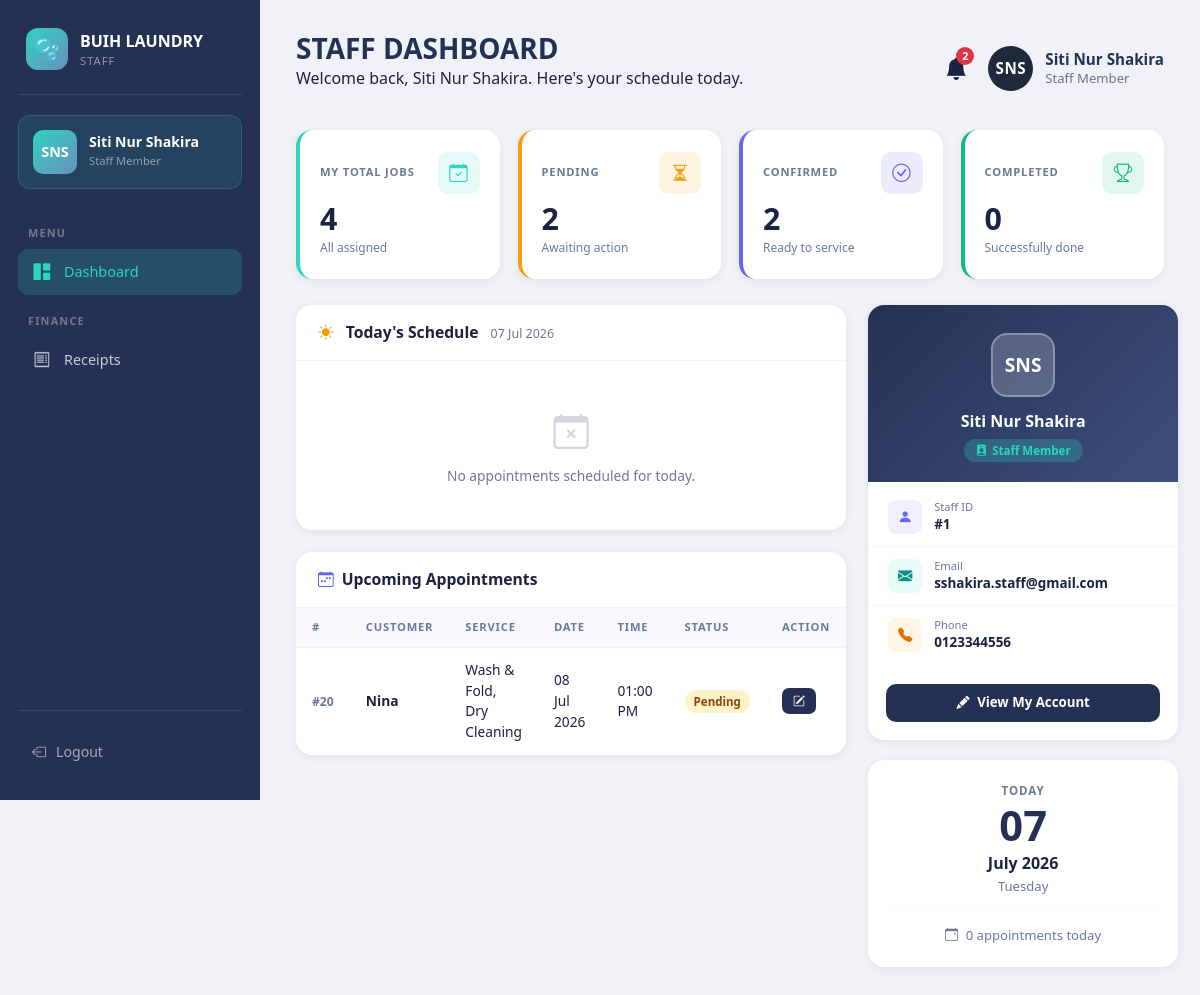
Page /staff/staffDashboard.php (signed in) on the committed database.
### tables this page shows
CREATE TABLE `staff` (
  `Staff_ID` int(10) NOT NULL,
  `Staff_Name` varchar(50) NOT NULL,
  `Staff_PhoneNum` varchar(50) NOT NULL,
  `Staff_Email` varchar(50) NOT NULL
);

CREATE TABLE `appointment` (
  `Appointment_ID` int(10) NOT NULL,
  `Customer_ID` int(10) NOT NULL,
  `Staff_ID` int(10) NOT NULL,
  `Appointment_Date` date NOT NULL,
  `Appointment_Time` time NOT NULL,
  `Appointment_Remark` varchar(50) NOT NULL,
  `Collection_Method` varchar(20) NOT NULL,
  `Appointment_Status` varchar(50) NOT NULL
);

CREATE TABLE `customer` (
  `Customer_ID` int(10) NOT NULL,
  `Customer_Name` varchar(50) NOT NULL,
  `Cust_PhoneNum` varchar(20) NOT NULL,
  `Email` varchar(50) NOT NULL,
  `Address` varchar(100) NOT NULL,
  `Customer_Password` varchar(100) NOT NULL
);

### staff/staffDashboard.php (the view, shortened to what the rows shown need)
<?php
include("../config/database.php");
$staffId = (int)$_SESSION['staff_id'];
$staffQuery = $conn->prepare(
    "SELECT Staff_ID, Staff_Name, Staff_Email, Staff_PhoneNum FROM staff WHERE Staff_ID = ?"
);
$staffQuery->bind_param("i", $staffId);
$staffQuery->execute();
$staffInfo = $staffQuery->get_result()->fetch_assoc();
$staffName     = $staffInfo['Staff_Name']     ?? 'Staff';
$staffEmail    = $staffInfo['Staff_Email']    ?? '';
$staffPhone    = $staffInfo['Staff_PhoneNum'] ?? '';
$staffInitials = implode('', array_map(fn($w) => strtoupper($w[0]), explode(' ', trim($staffName))));
$todayDate   = date('Y-m-d');
$upcomingQuery = $conn->prepare("
    SELECT a.Appointment_ID, a.Appointment_Date, a.Appointment_Time,
           a.Appointment_Status, c.Customer_Name,
           GROUP_CONCAT(s.Service_Name SEPARATOR ', ') AS Services
    FROM appointment a
    INNER JOIN customer c ON a.Customer_ID = c.Customer_ID
    LEFT  JOIN appointment_service asp ON a.Appointment_ID = asp.Appointment_ID
    LEFT  JOIN service s ON asp.Service_ID = s.Service_ID
    WHERE a.Staff_ID = ? AND a.Appointment_Date > ?
    GROUP BY a.Appointment_ID
    ORDER BY a.Appointment_Date ASC, a.Appointment_Time ASC
    LIMIT 5
");
$upcomingQuery->bind_param("is", $staffId, $todayDate);
$upcomingQuery->execute();
$upcomingResult = $upcomingQuery->get_result();
function badgeCls(string $status): string {
    return match(strtolower($status)) {
        'pending'            => 'badge-pending',
        'confirmed'          => 'badge-confirmed',
        'completed','complete' => 'badge-completed',
        'cancelled'          => 'badge-cancelled',
        default              => 'badge-pending',
    };
}
?>
<!DOCTYPE html>
<html lang="en">
<head>
<link href="https://cdn.jsdelivr.net/npm/bootstrap@5.3.3/dist/css/bootstrap.min.css" rel="stylesheet">
<link rel="stylesheet" href="https://cdn.jsdelivr.net/npm/bootstrap-icons@1.11.3/font/bootstrap-icons.min.css">
</head>
<body>
<div class="wrapper">
<nav class="sidebar">
    <div class="sidebar-profile">
        <div class="s-avatar"><?= htmlspecialchars($staffInitials) ?></div>
        <div>
            <div class="s-name"><?= htmlspecialchars($staffName) ?></div>
            <div class="s-role">Staff Member</div>
        </div>
    </div>
</nav>
<main class="main-content">
    <header class="dashboard-header d-flex justify-content-between align-items-center mb-4">
        <div>
            <h3 class="mb-0">STAFF DASHBOARD</h3>
            <p>Welcome back, <?= htmlspecialchars($staffName) ?>. Here's your schedule today.</p>
        </div>
        <div class="header-right">
            <div class="admin-profile">
                <div class="avatar"><?= htmlspecialchars($staffInitials) ?></div>
                <div class="admin-info">
                    <span class="admin-name"><?= htmlspecialchars($staffName) ?></span>
                    <small class="admin-role">Staff Member</small>
                </div>
            </div>
        </div>
    </header>
    <div class="content-grid">
        <div style="display:flex;flex-direction:column;gap:22px;">
            <div class="panel">
                <?php if ($upcomingResult->num_rows > 0): ?>
                <table class="appt-table">
                    <thead><tr>
                        <th>#</th><th>Customer</th><th>Service</th>
                        <th>Date</th><th>Time</th><th>Status</th><th>Action</th>
                    </tr></thead>
                    <tbody>
                    <?php while ($row = $upcomingResult->fetch_assoc()):
                        $df = !empty($row['Appointment_Date']) ? date('d M Y', strtotime($row['Appointment_Date'])) : '-';
                        $tf = !empty($row['Appointment_Time']) ? date('h:i A', strtotime($row['Appointment_Time'])) : '-';
                    ?>
                    <tr>
                        <td><span class="appt-id">#<?= htmlspecialchars($row['Appointment_ID']) ?></span></td>
                        <td style="font-weight:600"><?= htmlspecialchars($row['Customer_Name']) ?></td>
                        <td><?= htmlspecialchars($row['Services'] ?? '-') ?></td>
                        <td><?= $df ?></td>
                        <td><?= $tf ?></td>
                        <td><span class="status-badge <?= badgeCls($row['Appointment_Status']) ?>"><?= htmlspecialchars($row['Appointment_Status']) ?></span></td>
                        <td>
                            <button class="upd-btn"
                                data-bs-toggle="modal" data-bs-target="#updateModal"
                                data-id="<?= $row['Appointment_ID'] ?>"
                                data-status="<?= htmlspecialchars($row['Appointment_Status']) ?>"
                                data-customer="<?= htmlspecialchars($row['Customer_Name']) ?>">
                                <i class="bi bi-pencil-square"></i>
                            </button>
                        </td>
                    </tr>
                    <?php endwhile; ?>
                    </tbody>
                </table>
                <?php else: ?>
                    <div class="empty-state" style="padding:22px">
                        <p>No upcoming appointments.</p>
                    </div>
                <?php endif; ?>
            </div>
        </div>
        <div class="side-stack">
            <div class="panel">
                <div class="acct-header">
                    <div class="acct-avatar"><?= htmlspecialchars($staffInitials) ?></div>
                    <div class="acct-name"><?= htmlspecialchars($staffName) ?></div>
                    <div class="acct-badge"><i class="bi bi-person-badge-fill"></i> Staff Member</div>
                </div>
                <div class="acct-info-rows">
                    <div class="acct-row">
                        <div>
                            <div class="acct-lbl">Staff ID</div>
                            <div class="acct-val">#<?= htmlspecialchars($staffInfo['Staff_ID']) ?></div>
                        </div>
                    </div>
                    <div class="acct-row">
                        <div>
                            <div class="acct-lbl">Email</div>
                            <div class="acct-val"><?= htmlspecialchars($staffEmail) ?></div>
                        </div>
                    </div>
                    <div class="acct-row">
                        <div>
                            <div class="acct-lbl">Phone</div>
                            <div class="acct-val"><?= htmlspecialchars($staffPhone ?: 'N/A') ?></div>
                        </div>
                    </div>
                </div>
            </div>
        </div>
    </div>
</main>
</div>
</body>
</html>

### rows in the picture
staff: Staff_Name "SNS", Staff_Name "Siti Nur Shakira", Staff_ID "1", Staff_Email "sshakira.staff@gmail.com", Staff_PhoneNum "0123344556"
appointment: Appointment_ID "20", Customer_ID.Customer_Name "Nina", Services "Wash & Fold, Dry Cleaning", Appointment_Date "08 Jul 2026", Appointment_Time "01:00 PM", Appointment_Status "Pending"

### other values in the picture
$notifCount "2"
$myTotalAppt "4"
$myPendingAppt "2"
$myConfirmedAppt "2"
$myCompletedAppt "0"
$todayCount "0"
